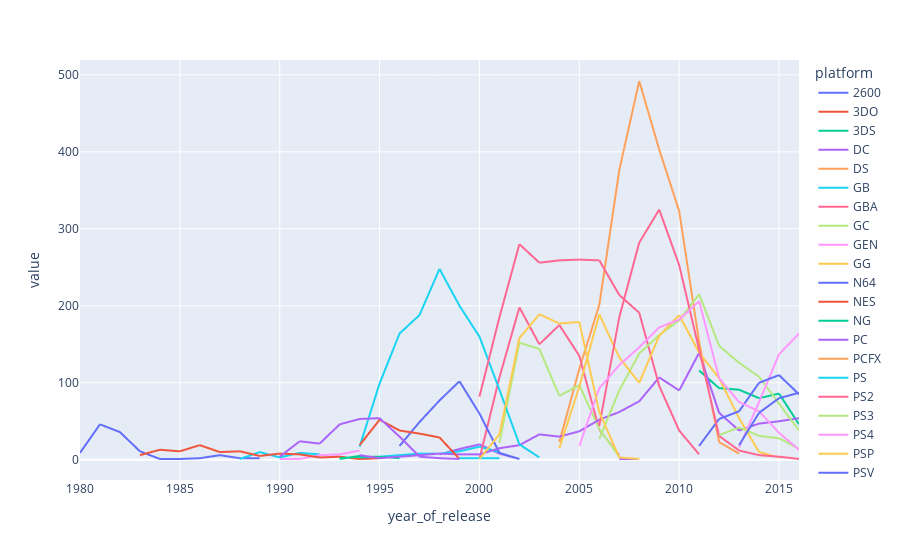

The notebook cell saved with this chart:
### Markdown cell above
Посмотрим сколько игр выпускалось на разные платформы в зависимости от времени

### Code cell
pivot_df = pd.pivot_table(df, index='year_of_release', columns='platform', values='name', aggfunc='count')
fig = px.line(pivot_df)
fig.show()

### Figure 1 — Plotly figure (JSON) as saved in the notebook; plotly's stock layout.template omitted (floating-point values rounded to 4 significant figures)
{"data": [{"hovertemplate": "platform=2600<br>year_of_release=%{x}<br>value=%{y}<extra></extra>", "legendgroup": "2600", "line": {"color": "#636efa", "dash": "solid"}, "marker": {"symbol": "circle"}, "mode": "lines", "name": "2600", "showlegend": true, "type": "scattergl", "x": [1980, 1981, 1982, 1983, 1984, 1985, 1986, 1987, 1988, 1989, 1990, 1991, 1992, 1993, 1994, 1995, 1996, 1997, 1998, 1999, 2000, 2001, 2002, 2003, 2004, 2005, 2006, 2007, 2008, 2009, 2010, 2011, 2012, 2013, 2014, 2015, 2016], "xaxis": "x", "y": [9, 46, 36, 11, 1, 1, 2, 6, 2, 2, null, null, null, null, null, null, null, null, null, null, null, null, null, null, null, null, null, null, null, null, null, null, null, null, null, null, null], "yaxis": "y"}, {"hovertemplate": "platform=3DO<br>year_of_release=%{x}<br>value=%{y}<extra></extra>", "legendgroup": "3DO", "line": {"color": "#EF553B", "dash": "solid"}, "marker": {"symbol": "circle"}, "mode": "lines", "name": "3DO", "showlegend": true, "type": "scattergl", "x": [1980, 1981, 1982, 1983, 1984, 1985, 1986, 1987, 1988, 1989, 1990, 1991, 1992, 1993, 1994, 1995, 1996, 1997, 1998, 1999, 2000, 2001, 2002, 2003, 2004, 2005, 2006, 2007, 2008, 2009, 2010, 2011, 2012, 2013, 2014, 2015, 2016], "xaxis": "x", "y": [null, null, null, null, null, null, null, null, null, null, null, null, null, null, 1, 2, null, null, null, null, null, null, null, null, null, null, null, null, null, null, null, null, null, null, null, null, null], "yaxis": "y"}, {"hovertemplate": "platform=3DS<br>year_of_release=%{x}<br>value=%{y}<extra></extra>", "legendgroup": "3DS", "line": {"color": "#00cc96", "dash": "solid"}, "marker": {"symbol": "circle"}, "mode": "lines", "name": "3DS", "showlegend": true, "type": "scattergl", "x": [1980, 1981, 1982, 1983, 1984, 1985, 1986, 1987, 1988, 1989, 1990, 1991, 1992, 1993, 1994, 1995, 1996, 1997, 1998, 1999, 2000, 2001, 2002, 2003, 2004, 2005, 2006, 2007, 2008, 2009, 2010, 2011, 2012, 2013, 2014, 2015, 2016], "xaxis": "x", "y": [null, null, null, null, null, null, null, null, null, null, null, null, null, null, null, null, null, null, null, null, null, null, null, null, null, null, null, null, null, null, null, 116, 93, 91, 80, 86, 46], "yaxis": "y"}, {"hovertemplate": "platform=DC<br>year_of_release=%{x}<br>value=%{y}<extra></extra>", "legendgroup": "DC", "line": {"color": "#ab63fa", "dash": "solid"}, "marker": {"symbol": "circle"}, "mode": "lines", "name": "DC", "showlegend": true, "type": "scattergl", "x": [1980, 1981, 1982, 1983, 1984, 1985, 1986, 1987, 1988, 1989, 1990, 1991, 1992, 1993, 1994, 1995, 1996, 1997, 1998, 1999, 2000, 2001, 2002, 2003, 2004, 2005, 2006, 2007, 2008, 2009, 2010, 2011, 2012, 2013, 2014, 2015, 2016], "xaxis": "x", "y": [null, null, null, null, null, null, null, null, null, null, null, null, null, null, null, null, null, null, 7, 14, 20, 8, 1, null, null, null, null, 1, 1, null, null, null, null, null, null, null, null], "yaxis": "y"}, {"hovertemplate": "platform=DS<br>year_of_release=%{x}<br>value=%{y}<extra></extra>", "legendgroup": "DS", "line": {"color": "#FFA15A", "dash": "solid"}, "marker": {"symbol": "circle"}, "mode": "lines", "name": "DS", "showlegend": true, "type": "scattergl", "x": [1980, 1981, 1982, 1983, 1984, 1985, 1986, 1987, 1988, 1989, 1990, 1991, 1992, 1993, 1994, 1995, 1996, 1997, 1998, 1999, 2000, 2001, 2002, 2003, 2004, 2005, 2006, 2007, 2008, 2009, 2010, 2011, 2012, 2013, 2014, 2015, 2016], "xaxis": "x", "y": [null, null, null, null, null, 1, null, null, null, null, null, null, null, null, null, null, null, null, null, null, null, null, null, null, 23, 118, 201, 376, 492, 403, 323, 153, 23, 8, null, null, null], "yaxis": "y"}, {"hovertemplate": "platform=GB<br>year_of_release=%{x}<br>value=%{y}<extra></extra>", "legendgroup": "GB", "line": {"color": "#19d3f3", "dash": "solid"}, "marker": {"symbol": "circle"}, "mode": "lines", "name": "GB", "showlegend": true, "type": "scattergl", "x": [1980, 1981, 1982, 1983, 1984, 1985, 1986, 1987, 1988, 1989, 1990, 1991, 1992, 1993, 1994, 1995, 1996, 1997, 1998, 1999, 2000, 2001, 2002, 2003, 2004, 2005, 2006, 2007, 2008, 2009, 2010, 2011, 2012, 2013, 2014, 2015, 2016], "xaxis": "x", "y": [null, null, null, null, null, null, null, null, 1, 10, 3, 9, 7, null, 3, 4, 6, 8, 8, 11, 17, 10, null, null, null, null, null, null, null, null, null, null, null, null, null, null, null], "yaxis": "y"}, {"hovertemplate": "platform=GBA<br>year_of_release=%{x}<br>value=%{y}<extra></extra>", "legendgroup": "GBA", "line": {"color": "#FF6692", "dash": "solid"}, "marker": {"symbol": "circle"}, "mode": "lines", "name": "GBA", "showlegend": true, "type": "scattergl", "x": [1980, 1981, 1982, 1983, 1984, 1985, 1986, 1987, 1988, 1989, 1990, 1991, 1992, 1993, 1994, 1995, 1996, 1997, 1998, 1999, 2000, 2001, 2002, 2003, 2004, 2005, 2006, 2007, 2008, 2009, 2010, 2011, 2012, 2013, 2014, 2015, 2016], "xaxis": "x", "y": [null, null, null, null, null, null, null, null, null, null, null, null, null, null, null, null, null, null, null, null, 1, 107, 198, 150, 175, 135, 39, 6, null, null, null, null, null, null, null, null, null], "yaxis": "y"}, {"hovertemplate": "platform=GC<br>year_of_release=%{x}<br>value=%{y}<extra></extra>", "legendgroup": "GC", "line": {"color": "#B6E880", "dash": "solid"}, "marker": {"symbol": "circle"}, "mode": "lines", "name": "GC", "showlegend": true, "type": "scattergl", "x": [1980, 1981, 1982, 1983, 1984, 1985, 1986, 1987, 1988, 1989, 1990, 1991, 1992, 1993, 1994, 1995, 1996, 1997, 1998, 1999, 2000, 2001, 2002, 2003, 2004, 2005, 2006, 2007, 2008, 2009, 2010, 2011, 2012, 2013, 2014, 2015, 2016], "xaxis": "x", "y": [null, null, null, null, null, null, null, null, null, null, null, null, null, null, null, null, null, null, null, null, null, 22, 152, 144, 83, 97, 40, 4, null, null, null, null, null, null, null, null, null], "yaxis": "y"}, {"hovertemplate": "platform=GEN<br>year_of_release=%{x}<br>value=%{y}<extra></extra>", "legendgroup": "GEN", "line": {"color": "#FF97FF", "dash": "solid"}, "marker": {"symbol": "circle"}, "mode": "lines", "name": "GEN", "showlegend": true, "type": "scattergl", "x": [1980, 1981, 1982, 1983, 1984, 1985, 1986, 1987, 1988, 1989, 1990, 1991, 1992, 1993, 1994, 1995, 1996, 1997, 1998, 1999, 2000, 2001, 2002, 2003, 2004, 2005, 2006, 2007, 2008, 2009, 2010, 2011, 2012, 2013, 2014, 2015, 2016], "xaxis": "x", "y": [null, null, null, null, null, null, null, null, null, null, 1, 1, 6, 7, 12, null, null, null, null, null, null, null, null, null, null, null, null, null, null, null, null, null, null, null, null, null, null], "yaxis": "y"}, {"hovertemplate": "platform=GG<br>year_of_release=%{x}<br>value=%{y}<extra></extra>", "legendgroup": "GG", "line": {"color": "#FECB52", "dash": "solid"}, "marker": {"symbol": "circle"}, "mode": "lines", "name": "GG", "showlegend": true, "type": "scattergl", "x": [1980, 1981, 1982, 1983, 1984, 1985, 1986, 1987, 1988, 1989, 1990, 1991, 1992, 1993, 1994, 1995, 1996, 1997, 1998, 1999, 2000, 2001, 2002, 2003, 2004, 2005, 2006, 2007, 2008, 2009, 2010, 2011, 2012, 2013, 2014, 2015, 2016], "xaxis": "x", "y": [null, null, null, null, null, null, null, null, null, null, null, null, 1, null, null, null, null, null, null, null, null, null, null, null, null, null, null, null, null, null, null, null, null, null, null, null, null], "yaxis": "y"}, {"hovertemplate": "platform=N64<br>year_of_release=%{x}<br>value=%{y}<extra></extra>", "legendgroup": "N64", "line": {"color": "#636efa", "dash": "solid"}, "marker": {"symbol": "circle"}, "mode": "lines", "name": "N64", "showlegend": true, "type": "scattergl", "x": [1980, 1981, 1982, 1983, 1984, 1985, 1986, 1987, 1988, 1989, 1990, 1991, 1992, 1993, 1994, 1995, 1996, 1997, 1998, 1999, 2000, 2001, 2002, 2003, 2004, 2005, 2006, 2007, 2008, 2009, 2010, 2011, 2012, 2013, 2014, 2015, 2016], "xaxis": "x", "y": [null, null, null, null, null, null, null, null, null, null, null, null, null, null, null, null, 18, 49, 77, 102, 60, 9, 1, null, null, null, null, null, null, null, null, null, null, null, null, null, null], "yaxis": "y"}, {"hovertemplate": "platform=NES<br>year_of_release=%{x}<br>value=%{y}<extra></extra>", "legendgroup": "NES", "line": {"color": "#EF553B", "dash": "solid"}, "marker": {"symbol": "circle"}, "mode": "lines", "name": "NES", "showlegend": true, "type": "scattergl", "x": [1980, 1981, 1982, 1983, 1984, 1985, 1986, 1987, 1988, 1989, 1990, 1991, 1992, 1993, 1994, 1995, 1996, 1997, 1998, 1999, 2000, 2001, 2002, 2003, 2004, 2005, 2006, 2007, 2008, 2009, 2010, 2011, 2012, 2013, 2014, 2015, 2016], "xaxis": "x", "y": [null, null, null, 6, 13, 11, 19, 10, 11, 5, 8, 7, 3, 4, 1, null, null, null, null, null, null, null, null, null, null, null, null, null, null, null, null, null, null, null, null, null, null], "yaxis": "y"}, {"hovertemplate": "platform=NG<br>year_of_release=%{x}<br>value=%{y}<extra></extra>", "legendgroup": "NG", "line": {"color": "#00cc96", "dash": "solid"}, "marker": {"symbol": "circle"}, "mode": "lines", "name": "NG", "showlegend": true, "type": "scattergl", "x": [1980, 1981, 1982, 1983, 1984, 1985, 1986, 1987, 1988, 1989, 1990, 1991, 1992, 1993, 1994, 1995, 1996, 1997, 1998, 1999, 2000, 2001, 2002, 2003, 2004, 2005, 2006, 2007, 2008, 2009, 2010, 2011, 2012, 2013, 2014, 2015, 2016], "xaxis": "x", "y": [null, null, null, null, null, null, null, null, null, null, null, null, null, 2, 4, 4, 2, null, null, null, null, null, null, null, null, null, null, null, null, null, null, null, null, null, null, null, null], "yaxis": "y"}, {"hovertemplate": "platform=PC<br>year_of_release=%{x}<br>value=%{y}<extra></extra>", "legendgroup": "PC", "line": {"color": "#ab63fa", "dash": "solid"}, "marker": {"symbol": "circle"}, "mode": "lines", "name": "PC", "showlegend": true, "type": "scattergl", "x": [1980, 1981, 1982, 1983, 1984, 1985, 1986, 1987, 1988, 1989, 1990, 1991, 1992, 1993, 1994, 1995, 1996, 1997, 1998, 1999, 2000, 2001, 2002, 2003, 2004, 2005, 2006, 2007, 2008, 2009, 2010, 2011, 2012, 2013, 2014, 2015, 2016], "xaxis": "x", "y": [null, null, null, null, null, 1, null, null, 1, null, null, null, 5, null, 6, 2, 4, 6, 8, 7, 7, 15, 19, 33, 30, 37, 52, 62, 76, 107, 90, 139, 61, 38, 47, 50, 54], "yaxis": "y"}, {"hovertemplate": "platform=PCFX<br>year_of_release=%{x}<br>value=%{y}<extra></extra>", "legendgroup": "PCFX", "line": {"color": "#FFA15A", "dash": "solid"}, "marker": {"symbol": "circle"}, "mode": "lines", "name": "PCFX", "showlegend": true, "type": "scattergl", "x": [1980, 1981, 1982, 1983, 1984, 1985, 1986, 1987, 1988, 1989, 1990, 1991, 1992, 1993, 1994, 1995, 1996, 1997, 1998, 1999, 2000, 2001, 2002, 2003, 2004, 2005, 2006, 2007, 2008, 2009, 2010, 2011, 2012, 2013, 2014, 2015, 2016], "xaxis": "x", "y": [null, null, null, null, null, null, null, null, null, null, null, null, null, null, null, null, 1, null, null, null, null, null, null, null, null, null, null, null, null, null, null, null, null, null, null, null, null], "yaxis": "y"}, {"hovertemplate": "platform=PS<br>year_of_release=%{x}<br>value=%{y}<extra></extra>", "legendgroup": "PS", "line": {"color": "#19d3f3", "dash": "solid"}, "marker": {"symbol": "circle"}, "mode": "lines", "name": "PS", "showlegend": true, "type": "scattergl", "x": [1980, 1981, 1982, 1983, 1984, 1985, 1986, 1987, 1988, 1989, 1990, 1991, 1992, 1993, 1994, 1995, 1996, 1997, 1998, 1999, 2000, 2001, 2002, 2003, 2004, 2005, 2006, 2007, 2008, 2009, 2010, 2011, 2012, 2013, 2014, 2015, 2016], "xaxis": "x", "y": [null, null, null, null, null, null, null, null, null, null, null, null, null, null, 17, 99, 164, 188, 248, 200, 160, 91, 20, 3, null, null, null, null, null, null, null, null, null, null, null, null, null], "yaxis": "y"}, {"hovertemplate": "platform=PS2<br>year_of_release=%{x}<br>value=%{y}<extra></extra>", "legendgroup": "PS2", "line": {"color": "#FF6692", "dash": "solid"}, "marker": {"symbol": "circle"}, "mode": "lines", "name": "PS2", "showlegend": true, "type": "scattergl", "x": [1980, 1981, 1982, 1983, 1984, 1985, 1986, 1987, 1988, 1989, 1990, 1991, 1992, 1993, 1994, 1995, 1996, 1997, 1998, 1999, 2000, 2001, 2002, 2003, 2004, 2005, 2006, 2007, 2008, 2009, 2010, 2011, 2012, 2013, 2014, 2015, 2016], "xaxis": "x", "y": [null, null, null, null, null, null, null, null, null, null, null, null, null, null, null, null, null, null, null, null, 82, 185, 280, 256, 259, 260, 259, 214, 191, 96, 38, 7, null, null, null, null, null], "yaxis": "y"}, {"hovertemplate": "platform=PS3<br>year_of_release=%{x}<br>value=%{y}<extra></extra>", "legendgroup": "PS3", "line": {"color": "#B6E880", "dash": "solid"}, "marker": {"symbol": "circle"}, "mode": "lines", "name": "PS3", "showlegend": true, "type": "scattergl", "x": [1980, 1981, 1982, 1983, 1984, 1985, 1986, 1987, 1988, 1989, 1990, 1991, 1992, 1993, 1994, 1995, 1996, 1997, 1998, 1999, 2000, 2001, 2002, 2003, 2004, 2005, 2006, 2007, 2008, 2009, 2010, 2011, 2012, 2013, 2014, 2015, 2016], "xaxis": "x", "y": [null, null, null, null, null, null, null, null, null, null, null, null, null, null, null, null, null, null, null, null, null, null, null, null, null, null, 27, 90, 138, 162, 181, 215, 148, 126, 108, 73, 38], "yaxis": "y"}, {"hovertemplate": "platform=PS4<br>year_of_release=%{x}<br>value=%{y}<extra></extra>", "legendgroup": "PS4", "line": {"color": "#FF97FF", "dash": "solid"}, "marker": {"symbol": "circle"}, "mode": "lines", "name": "PS4", "showlegend": true, "type": "scattergl", "x": [1980, 1981, 1982, 1983, 1984, 1985, 1986, 1987, 1988, 1989, 1990, 1991, 1992, 1993, 1994, 1995, 1996, 1997, 1998, 1999, 2000, 2001, 2002, 2003, 2004, 2005, 2006, 2007, 2008, 2009, 2010, 2011, 2012, 2013, 2014, 2015, 2016], "xaxis": "x", "y": [null, null, null, null, null, null, null, null, null, null, null, null, null, null, null, null, null, null, null, null, null, null, null, null, null, null, null, null, null, null, null, null, null, 16, 75, 137, 164], "yaxis": "y"}, {"hovertemplate": "platform=PSP<br>year_of_release=%{x}<br>value=%{y}<extra></extra>", "legendgroup": "PSP", "line": {"color": "#FECB52", "dash": "solid"}, "marker": {"symbol": "circle"}, "mode": "lines", "name": "PSP", "showlegend": true, "type": "scattergl", "x": [1980, 1981, 1982, 1983, 1984, 1985, 1986, 1987, 1988, 1989, 1990, 1991, 1992, 1993, 1994, 1995, 1996, 1997, 1998, 1999, 2000, 2001, 2002, 2003, 2004, 2005, 2006, 2007, 2008, 2009, 2010, 2011, 2012, 2013, 2014, 2015, 2016], "xaxis": "x", "y": [null, null, null, null, null, null, null, null, null, null, null, null, null, null, null, null, null, null, null, null, null, null, null, null, 15, 95, 189, 133, 100, 161, 188, 139, 106, 54, 10, 3, null], "yaxis": "y"}, {"hovertemplate": "platform=PSV<br>year_of_release=%{x}<br>value=%{y}<extra></extra>", "legendgroup": "PSV", "line": {"color": "#636efa", "dash": "solid"}, "marker": {"symbol": "circle"}, "mode": "lines", "name": "PSV", "showlegend": true, "type": "scattergl", "x": [1980, 1981, 1982, 1983, 1984, 1985, 1986, 1987, 1988, 1989, 1990, 1991, 1992, 1993, 1994, 1995, 1996, 1997, 1998, 1999, 2000, 2001, 2002, 2003, 2004, 2005, 2006, 2007, 2008, 2009, 2010, 2011, 2012, 2013, 2014, 2015, 2016], "xaxis": "x", "y": [null, null, null, null, null, null, null, null, null, null, null, null, null, null, null, null, null, null, null, null, null, null, null, null, null, null, null, null, null, null, null, 18, 53, 63, 100, 110, 85], "yaxis": "y"}, {"hovertemplate": "platform=SAT<br>year_of_release=%{x}<br>value=%{y}<extra></extra>", "legendgroup": "SAT", "line": {"color": "#EF553B", "dash": "solid"}, "marker": {"symbol": "circle"}, "mode": "lines", "name": "SAT", "showlegend": true, "type": "scattergl", "x": [1980, 1981, 1982, 1983, 1984, 1985, 1986, 1987, 1988, 1989, 1990, 1991, 1992, 1993, 1994, 1995, 1996, 1997, 1998, 1999, 2000, 2001, 2002, 2003, 2004, 2005, 2006, 2007, 2008, 2009, 2010, 2011, 2012, 2013, 2014, 2015, 2016], "xaxis": "x", "y": [null, null, null, null, null, null, null, null, null, null, null, null, null, null, 19, 52, 38, 34, 29, 1, null, null, null, null, null, null, null, null, null, null, null, null, null, null, null, null, null], "yaxis": "y"}, {"hovertemplate": "platform=SCD<br>year_of_release=%{x}<br>value=%{y}<extra></extra>", "legendgroup": "SCD", "line": {"color": "#00cc96", "dash": "solid"}, "marker": {"symbol": "circle"}, "mode": "lines", "name": "SCD", "showlegend": true, "type": "scattergl", "x": [1980, 1981, 1982, 1983, 1984, 1985, 1986, 1987, 1988, 1989, 1990, 1991, 1992, 1993, 1994, 1995, 1996, 1997, 1998, 1999, 2000, 2001, 2002, 2003, 2004, 2005, 2006, 2007, 2008, 2009, 2010, 2011, 2012, 2013, 2014, 2015, 2016], "xaxis": "x", "y": [null, null, null, null, null, null, null, null, null, null, null, null, null, 1, 5, null, null, null, null, null, null, null, null, null, null, null, null, null, null, null, null, null, null, null, null, null, null], "yaxis": "y"}, {"hovertemplate": "platform=SNES<br>year_of_release=%{x}<br>value=%{y}<extra></extra>", "legendgroup": "SNES", "line": {"color": "#ab63fa", "dash": "solid"}, "marker": {"symbol": "circle"}, "mode": "lines", "name": "SNES", "showlegend": true, "type": "scattergl", "x": [1980, 1981, 1982, 1983, 1984, 1985, 1986, 1987, 1988, 1989, 1990, 1991, 1992, 1993, 1994, 1995, 1996, 1997, 1998, 1999, 2000, 2001, 2002, 2003, 2004, 2005, 2006, 2007, 2008, 2009, 2010, 2011, 2012, 2013, 2014, 2015, 2016], "xaxis": "x", "y": [null, null, null, null, null, null, null, null, null, null, 4, 24, 21, 46, 53, 54, 30, 4, 2, 1, null, null, null, null, null, null, null, null, null, null, null, null, null, null, null, null, null], "yaxis": "y"}, {"hovertemplate": "platform=TG16<br>year_of_release=%{x}<br>value=%{y}<extra></extra>", "legendgroup": "TG16", "line": {"color": "#FFA15A", "dash": "solid"}, "marker": {"symbol": "circle"}, "mode": "lines", "name": "TG16", "showlegend": true, "type": "scattergl", "x": [1980, 1981, 1982, 1983, 1984, 1985, 1986, 1987, 1988, 1989, 1990, 1991, 1992, 1993, 1994, 1995, 1996, 1997, 1998, 1999, 2000, 2001, 2002, 2003, 2004, 2005, 2006, 2007, 2008, 2009, 2010, 2011, 2012, 2013, 2014, 2015, 2016], "xaxis": "x", "y": [null, null, null, null, null, null, null, null, null, null, null, null, null, null, null, 2, null, null, null, null, null, null, null, null, null, null, null, null, null, null, null, null, null, null, null, null, null], "yaxis": "y"}, {"hovertemplate": "platform=WS<br>year_of_release=%{x}<br>value=%{y}<extra></extra>", "legendgroup": "WS", "line": {"color": "#19d3f3", "dash": "solid"}, "marker": {"symbol": "circle"}, "mode": "lines", "name": "WS", "showlegend": true, "type": "scattergl", "x": [1980, 1981, 1982, 1983, 1984, 1985, 1986, 1987, 1988, 1989, 1990, 1991, 1992, 1993, 1994, 1995, 1996, 1997, 1998, 1999, 2000, 2001, 2002, 2003, 2004, 2005, 2006, 2007, 2008, 2009, 2010, 2011, 2012, 2013, 2014, 2015, 2016], "xaxis": "x", "y": [null, null, null, null, null, null, null, null, null, null, null, null, null, null, null, null, null, null, null, 2, 2, 2, null, null, null, null, null, null, null, null, null, null, null, null, null, null, null], "yaxis": "y"}, {"hovertemplate": "platform=Wii<br>year_of_release=%{x}<br>value=%{y}<extra></extra>", "legendgroup": "Wii", "line": {"color": "#FF6692", "dash": "solid"}, "marker": {"symbol": "circle"}, "mode": "lines", "name": "Wii", "showlegend": true, "type": "scattergl", "x": [1980, 1981, 1982, 1983, 1984, 1985, 1986, 1987, 1988, 1989, 1990, 1991, 1992, 1993, 1994, 1995, 1996, 1997, 1998, 1999, 2000, 2001, 2002, 2003, 2004, 2005, 2006, 2007, 2008, 2009, 2010, 2011, 2012, 2013, 2014, 2015, 2016], "xaxis": "x", "y": [null, null, null, null, null, null, null, null, null, null, null, null, null, null, null, null, null, null, null, null, null, null, null, null, null, null, 44, 185, 282, 325, 253, 143, 31, 12, 6, 4, 1], "yaxis": "y"}, {"hovertemplate": "platform=WiiU<br>year_of_release=%{x}<br>value=%{y}<extra></extra>", "legendgroup": "WiiU", "line": {"color": "#B6E880", "dash": "solid"}, "marker": {"symbol": "circle"}, "mode": "lines", "name": "WiiU", "showlegend": true, "type": "scattergl", "x": [1980, 1981, 1982, 1983, 1984, 1985, 1986, 1987, 1988, 1989, 1990, 1991, 1992, 1993, 1994, 1995, 1996, 1997, 1998, 1999, 2000, 2001, 2002, 2003, 2004, 2005, 2006, 2007, 2008, 2009, 2010, 2011, 2012, 2013, 2014, 2015, 2016], "xaxis": "x", "y": [null, null, null, null, null, null, null, null, null, null, null, null, null, null, null, null, null, null, null, null, null, null, null, null, null, null, null, null, null, null, null, null, 32, 42, 31, 28, 14], "yaxis": "y"}, {"hovertemplate": "platform=X360<br>year_of_release=%{x}<br>value=%{y}<extra></extra>", "legendgroup": "X360", "line": {"color": "#FF97FF", "dash": "solid"}, "marker": {"symbol": "circle"}, "mode": "lines", "name": "X360", "showlegend": true, "type": "scattergl", "x": [1980, 1981, 1982, 1983, 1984, 1985, 1986, 1987, 1988, 1989, 1990, 1991, 1992, 1993, 1994, 1995, 1996, 1997, 1998, 1999, 2000, 2001, 2002, 2003, 2004, 2005, 2006, 2007, 2008, 2009, 2010, 2011, 2012, 2013, 2014, 2015, 2016], "xaxis": "x", "y": [null, null, null, null, null, null, null, null, null, null, null, null, null, null, null, null, null, null, null, null, null, null, null, null, null, 18, 93, 123, 146, 172, 182, 206, 106, 75, 63, 35, 13], "yaxis": "y"}, {"hovertemplate": "platform=XB<br>year_of_release=%{x}<br>value=%{y}<extra></extra>", "legendgroup": "XB", "line": {"color": "#FECB52", "dash": "solid"}, "marker": {"symbol": "circle"}, "mode": "lines", "name": "XB", "showlegend": true, "type": "scattergl", "x": [1980, 1981, 1982, 1983, 1984, 1985, 1986, 1987, 1988, 1989, 1990, 1991, 1992, 1993, 1994, 1995, 1996, 1997, 1998, 1999, 2000, 2001, 2002, 2003, 2004, 2005, 2006, 2007, 2008, 2009, 2010, 2011, 2012, 2013, 2014, 2015, 2016], "xaxis": "x", "y": [null, null, null, null, null, null, null, null, null, null, null, null, null, null, null, null, null, null, null, null, 1, 33, 158, 189, 177, 179, 62, 3, 1, null, null, null, null, null, null, null, null], "yaxis": "y"}, {"hovertemplate": "platform=XOne<br>year_of_release=%{x}<br>value=%{y}<extra></extra>", "legendgroup": "XOne", "line": {"color": "#636efa", "dash": "solid"}, "marker": {"symbol": "circle"}, "mode": "lines", "name": "XOne", "showlegend": true, "type": "scattergl", "x": [1980, 1981, 1982, 1983, 1984, 1985, 1986, 1987, 1988, 1989, 1990, 1991, 1992, 1993, 1994, 1995, 1996, 1997, 1998, 1999, 2000, 2001, 2002, 2003, 2004, 2005, 2006, 2007, 2008, 2009, 2010, 2011, 2012, 2013, 2014, 2015, 2016], "xaxis": "x", "y": [null, null, null, null, null, null, null, null, null, null, null, null, null, null, null, null, null, null, null, null, null, null, null, null, null, null, null, null, null, null, null, null, null, 19, 61, 80, 87], "yaxis": "y"}], "layout": {"legend": {"title": {"text": "platform"}, "tracegroupgap": 0}, "margin": {"t": 60}, "xaxis": {"anchor": "y", "domain": [0, 1], "title": {"text": "year_of_release"}}, "yaxis": {"anchor": "x", "domain": [0, 1], "title": {"text": "value"}}}}
